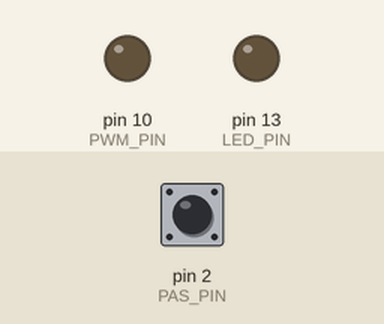
Simulated run of this sketch. Board: Arduino Uno, built with avr-gcc and run on an emulated ATmega328P. Parts: output pins drawn as LEDs (lit = HIGH). The inputs (shaded band) are chosen by the test bench; at power-on: pin 2 (PAS_PIN) HIGH. What the sketch prints to the serial monitor is not drawn.

Above: at 0.12 s.
At 1.2 s:
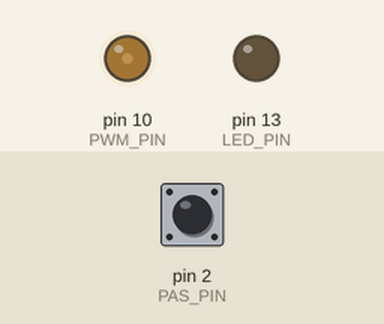
1.3 s: pin 2 (PAS_PIN) pulsed LOW 5 times (0.12 s each, 0.3 s apart)
At 2.7 s:
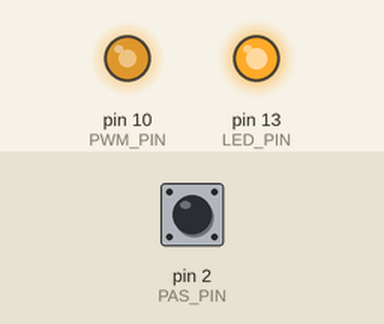
Timing chart, 0 to 4.5 s (numbered marks = the images above; inputs shaded):
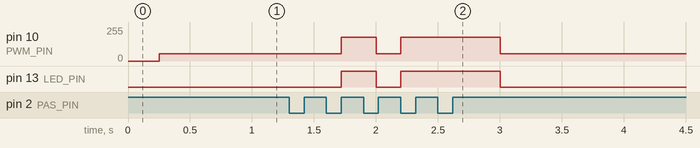

The sketch:

PAS_to_throttle.ino
```cpp
/******************************************************************
Created with PROGRAMINO IDE for Arduino - 02.06.2023 | 10:21:23
Project     :
Libraries   :
Author      :  Chris74

Description :  e-bike PAS to Throttle

*** Github (code, diagram, infos and more) :  https://github.com/Chris741233/PAS_to_throttle


- Forum Cyclurba : https://cyclurba.fr/forum/742211/arduino-l-assistance-d-un-vae.html?discussionID=31032#msg742211

- Doc PAS ebikes.ca (Signal Types for Basic PAS Sensors) https://ebikes.ca/learn/pedal-assist.html

- Divers : RC Low-pass Filter Design Tool http://sim.okawa-denshi.jp/en/CRtool.php


******************************************************************/

// Install  librairy with Arduino IDE librairy manager or manual (see url)

#include <RunningMedian.h>  // filtre median ou moyennage  https://github.com/RobTillaart/RunningMedian


// -------- GPIO Arduino Uno/Nano --------------

const int PAS_PIN = 2;   // interrupt (0)  : input from PAS
const int LED_PIN = 13;  // 13 = LED_BUILTIN (controle)

const int PWM_PIN = 10;  // PWM output pin --> to e-bike controler
// PWM signal 490,20 Hz on D3, D9, D10, (or D11 but not on all Nano)
// PWM signal 976,56 Hz on D5 or D6

const int THR_PIN = 0;   // -- THROTTLE A0 (if needed, not mandatory)


// -------- SETTING CONSTANTS (if const float use decimal !) ------------------------

#define USE_PROPORTIONAL    0   // use proportional assistance ? 1=yes, 0=no (if no, use only On-Off assistance with full PWM)
#define INVERSE_ASSISTANCE  0   // if proportional, inverse assistance ? 1=yes, 0=no (if yes, slow pedaling = more assistance !)
// Si inverse, envois plus d'assistance en pédalage lent qu'en pedalage rapide !

#define USE_THUMB_THROTTLE  0   // thumb throttle instaled (see diagram) ? 1=yes, 0=no (throttle priority on the PAS !)

const int  NB_MAGNETS =  6;     // How many magnets on PAS ?  (default 6)

const float V_REF =     4.95;   // Arduino +5V pin reference (=PWM high level) - To test! (default 5.00)
const float V_MIN_THR = 1.10;   // throttle out min voltage (default 1.1V --- no push)
const float V_MAX_THR = 3.50;   // throttle out max voltage (default 3.5V --- full  push)

// thumb throttle (if instaled) --> ADC value, see debug Serial in loop !
const int   TR_ADC_MIN    = 220;    // throttle min (no push) - marge ajoutee dans map()
const int   TR_ADC_MAX    = 859;    // throttle max (full push) - marge deduite dans map()
const int TR_ADC_MARGIN   = 15;     // margin throttle before send signal PWM and as a deduction of TR_ADC_MAX

const int  RPM_TO_START = 10;   // How many RPM to start assistance ? (with default 10, start is normally fast enough)
// --> more rpm = less ms

const int START_PULSES  = 0;    // Number of pulses (magnet) needed before turning On (0 = fastest)

// if use_proportional, RPM value for maping PWM out --> cf map() in void turnOn()
const int RPM_MIN = 25;         // min rpm  (default 25rpm)
const int RPM_MAX = 65;         // max rpm  (default 65rpm)

// interval timer loop: Check RPM, Turn Off, and debug Serial
const int SCAN_INTERVAL = 250;   // default 250, if assistance cut too fast when stop pedaling, put const to ~500ms or 1000ms


// ********** Calculation (don't modif) *********
// -----------------------------------------
const long MS_TO_START = 60000/NB_MAGNETS/RPM_TO_START;  // result en ms. Expl 10rpm and 6 magnets = 1000ms

// PWM 8bit = 5V/255 = 19mV  precision ...
const int MIN_PWM  = V_MIN_THR/V_REF * 255;  // expl:  1.1V / 5.0V * 255 = PWM 56.1 (int 56)
const int MAX_PWM = V_MAX_THR/V_REF * 255;   // expl:  3.5V / 5.0V * 255 = PWM 178.5 (int 178)

const long COEFF_RPM = 60000 / NB_MAGNETS;               // 60000 / 6 magnets  = 10000  (1 minute=60000ms)

const long MS_SLOW = 60000 / RPM_MIN / NB_MAGNETS;       // for maping proportional value
const long MS_FAST = 60000 / RPM_MAX / NB_MAGNETS;       // for maping proportional value


// -------- INIT OBJETS -----------

//  statistic median (median filter)
const int NB_SAMPLE = 10;       // nb. sample median filter (default 10) for thumb throttle
RunningMedian samples_throt = RunningMedian(NB_SAMPLE);


// -------- GLOBAL VARIABLES ----------------------

unsigned int rpm  = 0;          // RPM pedalling

bool ped_forward = false;       // pedaling forward or backward

bool led_state = false;         // state led controle

bool throt_on = false;          // throttle in use, default false


// -- var Interrupt isr_pas
unsigned long isr_oldtime = 0;

volatile unsigned int period_h = 0;  // volatile obligatoire pour interupt si echange avec autres fonctions
volatile unsigned int period_l = 0;
volatile unsigned int period = 0;

volatile unsigned int pulse = 0;    // PAS pulse count


// -------- MAIN PROG ----------------------

void setup() {
    Serial.begin(115200);

    pinMode(LED_PIN, OUTPUT);
    pinMode(PAS_PIN, INPUT_PULLUP);  // PAS Hall, without resistor (input_pullup) !

    pinMode(THR_PIN, INPUT);         // thumb throttle, if instaled

    digitalWrite(LED_PIN, LOW);      // Led control, low in boot (high if PAS-PWM out)

    // -- Interrupt pedaling : appel "isr_pas" sur signal CHANGE (high or low)
    attachInterrupt(digitalPinToInterrupt(PAS_PIN), isr_pas, CHANGE);

    // debug const systeme
    Serial.println(MS_TO_START);
    Serial.println(MS_SLOW);
    Serial.println(MS_FAST);
    Serial.println("---------------");

    // no delay() here !

} //end setup


void loop()
{
    static uint32_t oldtime = millis(); // timer loop, static !

    unsigned int val, val_median;

    // -- If instaled, read ADC thumb throttle --> throttle priority on the PAS !
    #if  USE_THUMB_THROTTLE == 1

        // add sample median filter (10x)
        for(int i=0; i<=NB_SAMPLE-1; i++)
        {
            val = analogRead(THR_PIN);
            samples_throt.add(val);
        }
        val_median = samples_throt.getMedian();


        // re-map val throttle
        int pwm_throttle = map(val_median, TR_ADC_MIN + TR_ADC_MARGIN, TR_ADC_MAX -TR_ADC_MARGIN, MIN_PWM, MAX_PWM);

        if (val_median > TR_ADC_MIN + TR_ADC_MARGIN) {
            throt_on = true;
            analogWrite(PWM_PIN, pwm_throttle);  // PWM out
        }
        else {
            throt_on = false;
            samples_throt.clear();  // reset median filter
        }

    #endif
    // -- end thumb throttle


    // -- pedaling forward or backwards ? (verif si pedalage en avant ou en arriere)
    if (period_h >= period_l) ped_forward = true;
    else ped_forward = false;


    // -- Turn On only if ...
    if (pulse > START_PULSES && period < MS_TO_START) {
        if (ped_forward) turnOn(); // Turn On only if ped. forward (pedalage en avant !)
    }

    // -- Timer loop: Check RPM, Turn Off if no pedalling, and debug Serial
    uint32_t check_t = millis() - oldtime;

    if (check_t >= SCAN_INTERVAL) {

        oldtime = millis();   // update timer loop

        rpm = (pulse * COEFF_RPM) / check_t;

        pulse = 0; // reset pulses

        // Turn off if no pedaling ...
        if (rpm == 0 || period == 0) {
            turnOff();
        }

        // -- debug val thumb throttle
        #if  USE_THUMB_THROTTLE == 1

            //Serial.println(val_median);
            //Serial.println(throt_on);
            //Serial.println("---------------");

        #endif


        // -- debug rpm and period info
        /*
        Serial.print("rpm= ");
        Serial.println(rpm);      // rpm pedalling
        Serial.print("tot period= ");
        Serial.println(period);   // period tot, front to front, in ms
        Serial.print("period high= ");
        Serial.println(period_h); // period high, in ms
        Serial.print("period low= ");
        Serial.println(period_l); // period low, in ms
        if (rpm > 0) {
            if (ped_forward) Serial.println("ped. forward, OK !");
            else Serial.println("ped. backward, no assist !");
        }
        Serial.println("---------------");
        */

    } // endif

    //Use LED for status info
    digitalWrite(LED_PIN, led_state);

    // No delay() here !

} // end loop


// -------- FUNCTIONS ----------------------


// -- ISR - interrupt PAS
void isr_pas() {

    // rester ici le plus concis possible
    uint32_t isr_time = millis();

    if (digitalRead(PAS_PIN) == HIGH) {
        period_l = (isr_time - isr_oldtime);  // ms low (inverse)

        pulse++;          // increment nb de pulse (pour calcul rpm)
    }
    else {
        period_h = (isr_time - isr_oldtime);  // ms high (inverse)
    }

    period = period_h + period_l;   // tot period

    isr_oldtime = isr_time ;        // update timer interupt

} // endfunc


// -- Turn off output, reset pulse counter and set state variable to false
void turnOff() {

    // noInterrupts();
    detachInterrupt(digitalPinToInterrupt(PAS_PIN)); //  desactiver interrupt,  uniquement pin concernée

    pulse    = 0;
    period   = 0;
    period_h = 0;
    period_l = 0;

    //interrupts();
    attachInterrupt(digitalPinToInterrupt(PAS_PIN), isr_pas, CHANGE);

    analogWrite(PWM_PIN, MIN_PWM);  // PWM minimum
    led_state = false;

} // endfunc


// -- Turn on output and set state variable to true
void turnOn() {

    int pwm_out;

    #if USE_PROPORTIONAL==0
        pwm_out = MAX_PWM;
    #endif

    #if USE_PROPORTIONAL==1 && INVERSE == 0
        pwm_out = map(period, MS_SLOW, MS_FAST, MIN_PWM, MAX_PWM);
        if (pwm_out > MAX_PWM) pwm_out=MAX_PWM;
    #endif

    #if USE_PROPORTIONAL==1 && INVERSE == 1
        pwm_out = map(period, MS_SLOW, MS_FAST, MAX_PWM, MIN_PWM);
        if (pwm_out > MAX_PWM) pwm_out=MAX_PWM;
    #endif

    // -- PAS PWM only if no use of thumb throtle
    #if  USE_THUMB_THROTTLE == 1
        if (throt_on==false) analogWrite(PWM_PIN, pwm_out);
    #else
        analogWrite(PWM_PIN, pwm_out);
    #endif

    led_state = true;

} // endfunc
```

Measured:
- after the input at 1.3 s, pin 10 (PWM_PIN): 56/255 → 180/255 after 0.42 s, → 56/255 0.28 s later, → 180/255 0.20 s later, → 56/255 0.80 s later; pin 13 (LED_PIN): LOW → HIGH after 0.42 s, → LOW 0.28 s later, → HIGH 0.20 s later, → LOW 0.80 s later
